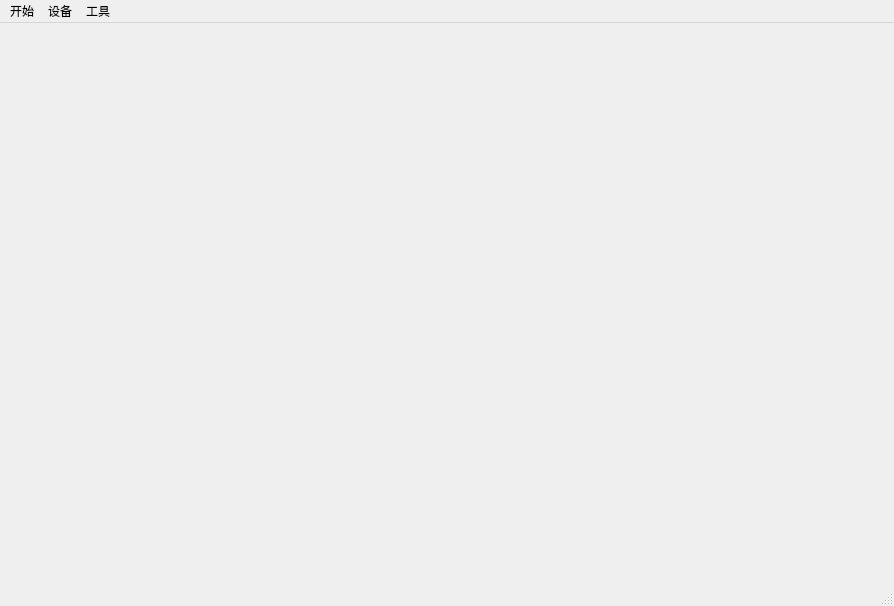
<?xml version="1.0" encoding="UTF-8"?>
<ui version="4.0">
 <class>MainWindow</class>
 <widget class="QMainWindow" name="MainWindow">
  <property name="geometry">
   <rect>
    <x>0</x>
    <y>0</y>
    <width>894</width>
    <height>606</height>
   </rect>
  </property>
  <property name="cursor">
   <cursorShape>ArrowCursor</cursorShape>
  </property>
  <property name="windowTitle">
   <string>GDS9</string>
  </property>
  <widget class="QMenuBar" name="menuBar">
   <property name="geometry">
    <rect>
     <x>0</x>
     <y>0</y>
     <width>894</width>
     <height>22</height>
    </rect>
   </property>
   <widget class="QMenu" name="menu">
    <property name="title">
     <string>开始</string>
    </property>
   </widget>
   <widget class="QMenu" name="menu_2">
    <property name="title">
     <string>设备</string>
    </property>
    <addaction name="actionPLC"/>
   </widget>
   <widget class="QMenu" name="menu_3">
    <property name="title">
     <string>工具</string>
    </property>
    <widget class="QMenu" name="menu_4">
     <property name="title">
      <string>设置</string>
     </property>
     <addaction name="actionMeasureSetting"/>
     <addaction name="actionplc"/>
    </widget>
    <addaction name="menu_4"/>
   </widget>
   <addaction name="menu"/>
   <addaction name="menu_2"/>
   <addaction name="menu_3"/>
  </widget>
  <widget class="QStatusBar" name="statusBar"/>
  <action name="actionMeasureSetting">
   <property name="text">
    <string>测量设置</string>
   </property>
  </action>
  <action name="actionplc">
   <property name="text">
    <string>PLC设置</string>
   </property>
  </action>
  <action name="actionPLC">
   <property name="text">
    <string>PLC</string>
   </property>
  </action>
 </widget>
 <resources/>
 <connections/>
</ui>
